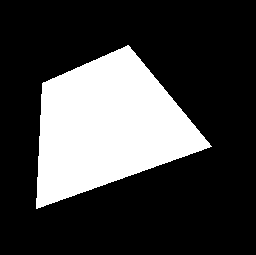
#> input picture MP6/test.bmp, 256 x 255 px
$ python final_solution.py
#> lines starting #> are read from the running program, lines starting #| are printed output that depends on the picture; after the words box and inside, x2 and y2 are one past the last pixel; in counts of white or black regions, pixels touching at a corner belong together
import cv2
import numpy as np
import matplotlib.pyplot as plt
import matplotlib.lines as mlines

def line_detection_non_vectorized(edge_image, num_rhos=180, num_thetas=180, t_count=60, filter=True):
    image_height = edge_image.shape[0]
    image_width = edge_image.shape[1]
    upper_rho_limit = np.sqrt(np.square(image_height) + np.square(image_width))
    lower_rho_limit = -upper_rho_limit

    theta_grid = np.linspace(0.0, np.pi, num_thetas)
    cos_theta = np.cos(theta_grid)
    sin_theta = np.sin(theta_grid)

    rho_grid = np.linspace(lower_rho_limit, upper_rho_limit, num_rhos)

    voting_table = np.zeros((num_rhos, num_thetas), dtype=np.uint64)

    plot_x = []
    plot_y = []
    for y in range(image_height):
        for x in range(image_width):
            if edge_image[y][x] != 0:
                all_y = []
                all_x = []
                for i in range(len(theta_grid)):
                    rho = (x * cos_theta[i]) + (y * sin_theta[i])
                    voting_table[np.argmin(np.abs(rho_grid - rho))][i] += 1
                    all_y.append(rho)
                    all_x.append(theta_grid[i])
                plot_x.append(all_x)
                plot_y.append(all_y)

    lists = []
    all_theta = []
    all_rho = []
    to_filter = {}
    for y in range(voting_table.shape[0]):
      for x in range(voting_table.shape[1]):
        if voting_table[y][x] > t_count:
          if not filter:
            rho, theta  = rho_grid[y], theta_grid[x]
            cos, sin = cos_theta[x], sin_theta[x]
            all_theta.append(theta)
            all_rho.append(rho)
            lists.append([int((cos * rho)  + 1000 * (-sin)),int((sin * rho)  + 1000 * (cos)),int((cos * rho)  - 1000 * (-sin)),int((sin * rho)  - 1000 * (cos))])
          to_filter[(x, y)] = voting_table[y][x]

    if filter:
      theta_limit = num_thetas/20
      rho_limit = num_rhos/20
      for (x1, y1) in to_filter:
        for (x2, y2) in to_filter:
          if (x1, y1) != (x2, y2):
            if abs(x1 - x2) < theta_limit and abs(y1 - y2) < rho_limit:
              if to_filter[(x1, y1)] > to_filter[(x2, y2)]:
                to_filter[(x2, y2)] = 0
              else:
                to_filter[(x1, y1)] = 0

      for (x, y) in to_filter:
        if to_filter[(x, y)] != 0:
          rho, theta  = rho_grid[y], theta_grid[x]
          cos, sin = cos_theta[x], sin_theta[x]
          all_theta.append(theta)
          all_rho.append(rho)
          lists.append([int((cos * rho)  + 1000 * (-sin)),int((sin * rho)  + 1000 * (cos)),int((cos * rho)  - 1000 * (-sin)),int((sin * rho)  - 1000 * (cos))])


    return lists, all_theta, all_rho, plot_x, plot_y


if __name__ == "__main__":
    image = cv2.imread("test.bmp")
#> image is the input picture: shape (255, 256, 3); 25.9% white; 1 white region, box (x1, y1, x2, y2) and area: (36, 45, 212, 209) 16922
    edge_image = cv2.cvtColor(image, cv2.COLOR_BGR2GRAY)
    edge_image = cv2.Canny(edge_image, 100, 200)
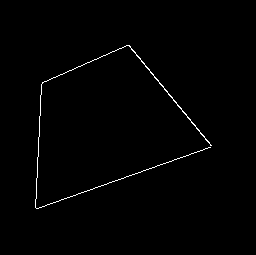
#> edge_image: shape (255, 256); 0.85% white in thin lines or dots, all inside (x1, y1, x2, y2) = (35, 45, 212, 209)
    num_rhos = 180
    num_thetas = 170
    t_count = 70
    lists, all_theta, all_rho, plot_x, plot_y = line_detection_non_vectorized(edge_image, num_rhos, num_thetas, t_count, filter=False)
#> after the loop in line_detection_non_vectorized, `for y in range(image_height):`:
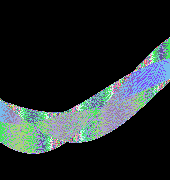
#> voting_table: shape (180, 170) uint64; 94 distinct labels, from 0 to 179; one colour per label, 0 black
#> lists = 34 items, first 6: [-524, -855, 657, 757], [-508, -865, 643, 770], [-543, -843, 668, 748], [-527, -853, 654, 760], [-561, -830, 678, 737], [-580, -817, 689, 727]; all_theta = 34 values, max 3.14 at index 12, min 0 at index 13, mean 1.5; all_rho = 34 values from -82.76 to 212; plot_x = 552 items; plot_y = 552 items
    black_image = np.zeros_like(image)

    fig, (ax1, ax2, ax3, ax4) = plt.subplots(1, 4, figsize = (16,4))
    #add titles to the figure
    fig.suptitle("Hough Transform with {} rhos, {} thetas, and threshold {}".format(num_rhos, num_thetas, t_count))
    ax1.imshow(image)
    ax1.title.set_text("Image")
    ax2.imshow(edge_image, cmap="gray")
    ax2.title.set_text("Edges")
    ax3.title.set_text("Representation in Space")
    ax3.set_facecolor((0, 0, 0))
    ax4.title.set_text("Hough Transform Output")
    ax4.imshow(image)

    for all_x, all_y in zip(plot_x, plot_y):
        ax3.plot(all_x, all_y)
    for x1, y1, x2, y2 in lists:
        ax4.add_line(mlines.Line2D([x1, x2], [y1, y2]))
#> this loop made 34 passes
#> (x1, y1, x2, y2) on passes 1 to 12: (-524, -855, 657, 757), (-508, -865, 643, 770), (-543, -843, 668, 748), (-527, -853, 654, 760), (-561, -830, 678, 737), (-580, -817, 689, 727), (-598, -803, 699, 717), (-630, -778, 722, 693), (-616, -790, 709, 707), (-648, -763, 732, 682), (-633, -775, 720, 696), (-651, -760, 729, 685)
    for t, r in zip(all_theta, all_rho):
        plot1 = [t]
        plot2 = [r]
        ax3.plot(plot1, plot2)
#> this loop made 34 passes
#> (t, r, plot1, plot2) on passes 1 to 12: (2.51, -82.76, [2.51], [-82.76]), (2.53, -82.76, [2.53], [-82.76]), (2.49, -78.73, [2.49], [-78.73]), (2.51, -78.73, [2.51], [-78.73]), (2.47, -74.69, [2.47], [-74.69]), (2.45, -70.65, [2.45], [-70.65]), (2.44, -66.61, [2.44], [-66.61]), (2.4, -62.58, [2.4], [-62.58]), (2.42, -62.58, [2.42], [-62.58]), (2.38, -58.54, [2.38], [-58.54]), (2.4, -58.54, [2.4], [-58.54]), (2.38, -54.5, [2.38], [-54.5])

    plt.show()
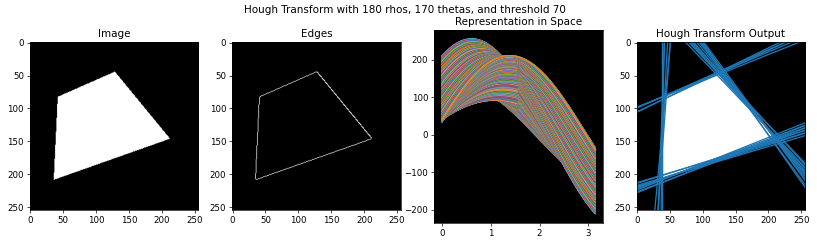
#> figure drawn by matplotlib, 4 panels; panel 3: curve peaks at x = 0.335, y = 133.8; panel 3: curve peaks at x = 0.335, y = 134.7; panel 3: curve peaks at x = 0.335, y = 135.7
